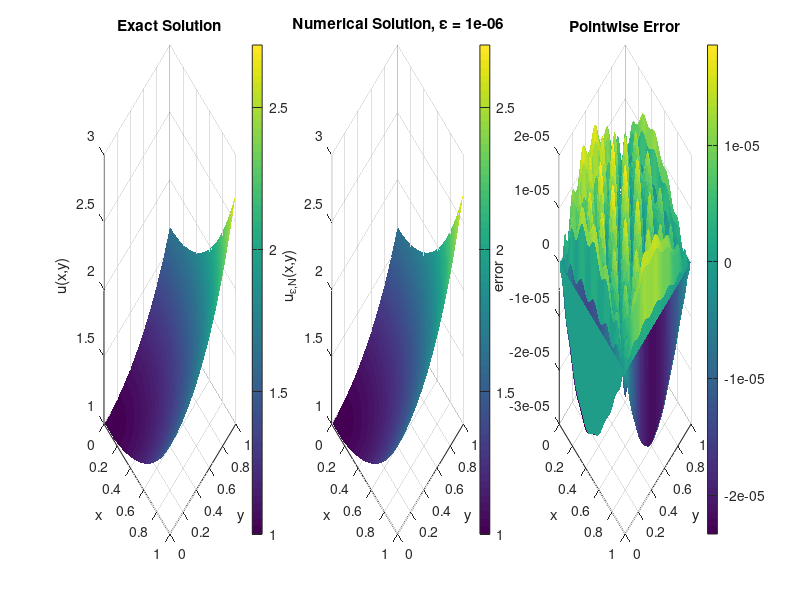
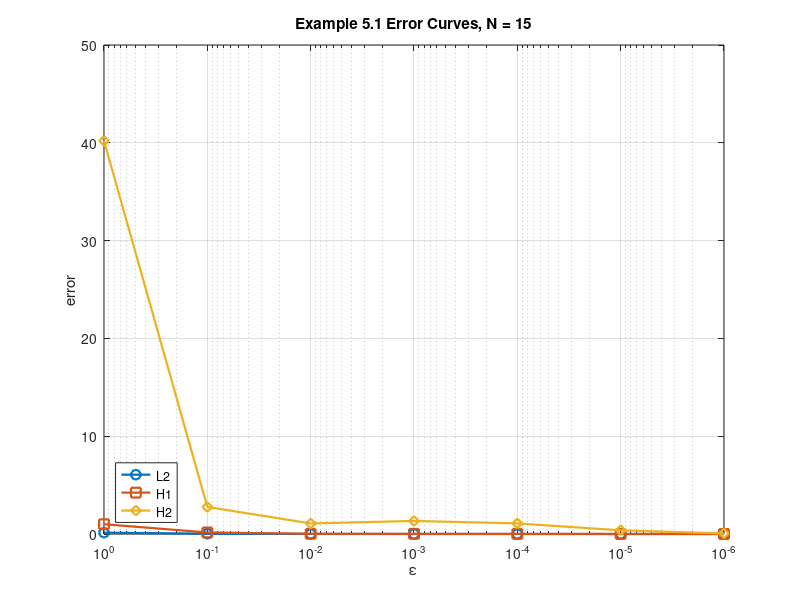

Source code (MATLAB) for these figures, in order: (Note: this script raises an error after producing the figures.)
function paper_example_5_1_legendre_demo()
% Paper Example 5.1 on the reference square [-1,1]^2.
%
% Physical domain: (x,y) in (0,1)^2 with x = (xi+1)/2, y = (eta+1)/2.
% Exact Monge-Ampere solution:
%   u(x,y) = exp((x^2 + y^2)/2)
% Source term:
%   f(x,y) = (1 + x^2 + y^2) * exp(x^2 + y^2)
%
% We solve the transformed vanishing-moment problem
%   -eps * Delta_xi^2 U + det(D_xi^2 (U + Ub)) = f_hat/16
% with boundary lifting Ub built from the Dirichlet data g = u|_{dOmega}.

    clc;
    close all;

    problem = default_problem();
    result = solve_example(problem);
    output_dir = fullfile(pwd, 'output', 'paper_example_5_1');
    plot_example(problem, result, output_dir);

    fprintf('Example 5.1 finished with N = %d\n', problem.N);
    fprintf('Smallest epsilon solved        = %.1e\n', result.eps_values(end));
    fprintf('Final L2 error                 = %.3e\n', result.l2_error(end));
    fprintf('Final H1 seminorm error        = %.3e\n', result.h1_error(end));
    fprintf('Final H2 seminorm error        = %.3e\n', result.h2_error(end));
    fprintf('Figures saved under            = %s\n', output_dir);

    disp(table(result.eps_values, result.l2_error, result.h1_error, result.h2_error, ...
        'VariableNames', {'epsilon', 'L2Error', 'H1Error', 'H2Error'}));
end

function problem = default_problem()
    problem.N = 15;
    problem.Q = 32;
    problem.eval_points = 121;
    problem.eps_values = 10 .^ (-(0:6));
    problem.newton_tol = 1e-10;
    problem.newton_maxit = 20;
    problem.line_search_min = 2^-12;

    problem.u_exact = @(x, y) exp((x.^2 + y.^2) / 2);
    problem.f = @(x, y) (1 + x.^2 + y.^2) .* exp(x.^2 + y.^2);
end

function result = solve_example(problem)
    ops = build_b_matrix_operators(problem.N, problem.Q, problem.eval_points);
    data = build_example_data(problem, ops);

    U_vec = zeros(problem.N^2, 1);
    num_eps = numel(problem.eps_values);
    l2_error = zeros(num_eps, 1);
    h1_error = zeros(num_eps, 1);
    h2_error = zeros(num_eps, 1);

    for idx = 1:num_eps
        eps_val = problem.eps_values(idx);
        rhs_vec = data.f_proj + eps_val * data.lift_lap_proj - (eps_val^2 / 4) * data.boundary_vec;

        [U_vec, iter_count, res_norm] = newton_solve( ...
            U_vec, ...
            @(z) residual(z, eps_val, rhs_vec, ops, data), ...
            @(z) jacobian(z, eps_val, ops, data), ...
            problem.newton_tol, ...
            problem.newton_maxit, ...
            problem.line_search_min);

        [l2_error(idx), h1_error(idx), h2_error(idx)] = compute_errors(U_vec, ops, data);
        fprintf('eps = %.1e, Newton steps = %2d, residual = %.3e, L2 = %.3e, H1 = %.3e, H2 = %.3e\n', ...
            eps_val, iter_count, res_norm, l2_error(idx), h1_error(idx), h2_error(idx));
    end

    result.eps_values = problem.eps_values(:);
    result.l2_error = l2_error;
    result.h1_error = h1_error;
    result.h2_error = h2_error;
    result.x_eval = map_to_physical(ops.Xe);
    result.y_eval = map_to_physical(ops.Ye);
    result.u_exact_eval = data.exact_eval;
    result.u_num_eval = total_solution_on_eval(U_vec, ops, data);
    result.error_eval = result.u_num_eval - result.u_exact_eval;
end

function data = build_example_data(problem, ops)
    xq = map_to_physical(ops.Xq);
    yq = map_to_physical(ops.Yq);
    xe = map_to_physical(ops.Xe);
    ye = map_to_physical(ops.Ye);

    exact_q = problem.u_exact(xq, yq);
    exact_eval = problem.u_exact(xe, ye);
    f_q = problem.f(xq, yq) / 16;

    Ub_q = boundary_extension_example_5_1(xq, yq, problem.u_exact);
    Ub_eval = boundary_extension_example_5_1(xe, ye, problem.u_exact);

    lift = differentiate_nodal_field(Ub_q(:), ops);

    data.f_proj = ops.T1 * f_q(:);
    data.lift_xx = lift.xx_vals;
    data.lift_yy = lift.yy_vals;
    data.lift_xy = lift.xy_vals;
    data.lift_lap = lift.xx_vals + lift.yy_vals;
    data.lift_lap_proj = ops.T1 * data.lift_lap;
    data.exact_eval = exact_eval;
    data.Ub_eval = Ub_eval;
    data.boundary_vec = build_boundary_vector(ops);
end

function vals = boundary_extension_example_5_1(x, y, ufun)
    g0y = ufun(0 * y, y);
    g1y = ufun(1 + 0 * y, y);
    gx0 = ufun(x, 0 * x);
    gx1 = ufun(x, 1 + 0 * x);
    g00 = ufun(0, 0);
    g10 = ufun(1, 0);
    g01 = ufun(0, 1);
    g11 = ufun(1, 1);

    vals = (1 - x) .* g0y + x .* g1y ...
        + (1 - y) .* (gx0 - (1 - x) .* g00 - x .* g10) ...
        + y .* (gx1 - (1 - x) .* g01 - x .* g11);
end

function out = differentiate_nodal_field(field_vec, ops)
    leg_vec = ops.forward_legendre * field_vec;
    out.xx_vals = ops.nodal_from_legendre * kron(ops.Id_full, ops.B5) * leg_vec;
    out.yy_vals = ops.nodal_from_legendre * kron(ops.B5, ops.Id_full) * leg_vec;
    out.xy_vals = ops.nodal_from_legendre * kron(ops.B6, ops.B6) * leg_vec;
end

function bvec = build_boundary_vector(ops)
    dphi_left = basis_endpoint_derivative(ops.N, -1);
    dphi_right = basis_endpoint_derivative(ops.N, 1);
    int_phi = basis_integrals(ops.N);

    bmat = (dphi_right - dphi_left) * int_phi.' + int_phi * (dphi_right - dphi_left).';
    bvec = bmat(:);
end

function vals = basis_endpoint_derivative(N, endpoint)
    vals = zeros(N, 1);
    for n = 0:N-1
        vals(n + 1) = legendre_derivative_endpoint(n, endpoint) - legendre_derivative_endpoint(n + 2, endpoint);
    end
end

function val = legendre_derivative_endpoint(n, endpoint)
    base = n * (n + 1) / 2;
    if endpoint > 0
        val = base;
    else
        val = (-1)^(n + 1) * base;
    end
end

function vals = basis_integrals(N)
    vals = zeros(N, 1);
    vals(1) = 2;
end

function r = residual(U_vec, eps_val, rhs_vec, ops, data)
    u = second_derivatives(U_vec, ops, data);
    det_vec = ops.T1 * (u.xx .* u.yy - u.xy .^ 2);
    r = -eps_val * (ops.T * U_vec) + det_vec - rhs_vec;
end

function J = jacobian(U_vec, eps_val, ops, data)
    u = second_derivatives(U_vec, ops, data);
    nonlin_jac = ops.T1 * ( ...
        diag(u.yy) * ops.T2 + ...
        diag(u.xx) * ops.T3 - ...
        2 * diag(u.xy) * ops.T4);
    J = -eps_val * ops.T + nonlin_jac;
end

function u = second_derivatives(U_vec, ops, data)
    u.xx = ops.T2 * U_vec + data.lift_xx;
    u.yy = ops.T3 * U_vec + data.lift_yy;
    u.xy = ops.T4 * U_vec + data.lift_xy;
end

function [l2e, h1e, h2e] = compute_errors(U_vec, ops, data)
    total_eval = total_solution_on_eval(U_vec, ops, data);
    err = total_eval - data.exact_eval;

    hx = 1 / (size(err, 1) - 1);
    [ex_x, ex_y] = gradient(err, hx, hx);
    [ex_xx, ex_xy] = gradient(ex_x, hx, hx);
    [~, ex_yy] = gradient(ex_y, hx, hx);

    l2e = sqrt(sum(err(:) .^ 2) * hx * hx);
    h1e = sqrt(sum((ex_x(:) .^ 2 + ex_y(:) .^ 2)) * hx * hx);
    h2e = sqrt(sum((ex_xx(:) .^ 2 + 2 * ex_xy(:) .^ 2 + ex_yy(:) .^ 2)) * hx * hx);
end

function total_eval = total_solution_on_eval(U_vec, ops, data)
    U_hat = reshape(U_vec, ops.N, ops.N);
    U_eval = ops.Phi_eval * U_hat * ops.Phi_eval.';
    total_eval = U_eval + data.Ub_eval;
end

function plot_example(problem, result, output_dir)
    if ~exist(output_dir, 'dir')
        mkdir(output_dir);
    end

    x_eval = result.x_eval;
    y_eval = result.y_eval;
    u_num = result.u_num_eval;
    u_exact = result.u_exact_eval;
    u_err = result.error_eval;

    fig1 = figure('Visible', 'off', 'Color', 'w', 'Position', [100, 100, 1400, 420]);

    subplot(1, 3, 1);
    surf(x_eval, y_eval, u_exact, 'EdgeColor', 'none');
    view(45, 30);
    xlabel('x');
    ylabel('y');
    zlabel('u(x,y)');
    title('Exact Solution');
    colorbar;

    subplot(1, 3, 2);
    surf(x_eval, y_eval, u_num, 'EdgeColor', 'none');
    view(45, 30);
    xlabel('x');
    ylabel('y');
    zlabel('u_{\epsilon,N}(x,y)');
    title(sprintf('Numerical Solution, \\epsilon = %.0e', result.eps_values(end)));
    colorbar;

    subplot(1, 3, 3);
    surf(x_eval, y_eval, u_err, 'EdgeColor', 'none');
    view(45, 30);
    xlabel('x');
    ylabel('y');
    zlabel('error');
    title('Pointwise Error');
    colorbar;

    exportgraphics(fig1, fullfile(output_dir, 'example_5_1_surfaces.png'), 'Resolution', 180);
    close(fig1);

    fig2 = figure('Visible', 'off', 'Color', 'w', 'Position', [120, 120, 700, 520]);
    semilogx(result.eps_values, result.l2_error, '-o', 'LineWidth', 1.6, 'MarkerSize', 7);
    hold on;
    semilogx(result.eps_values, result.h1_error, '-s', 'LineWidth', 1.6, 'MarkerSize', 7);
    semilogx(result.eps_values, result.h2_error, '-d', 'LineWidth', 1.6, 'MarkerSize', 7);
    set(gca, 'XDir', 'reverse');
    grid on;
    xlabel('\epsilon');
    ylabel('error');
    title(sprintf('Example 5.1 Error Curves, N = %d', problem.N));
    legend('L2', 'H1', 'H2', 'Location', 'southwest');
    exportgraphics(fig2, fullfile(output_dir, 'example_5_1_error_curves.png'), 'Resolution', 180);
    close(fig2);
end

function [z, iter_count, res_norm] = newton_solve(z0, F, Jfun, tol, maxit, line_search_min)
    z = z0;
    r = F(z);
    res_norm = norm(r, inf);

    for iter_count = 1:maxit
        if res_norm < tol
            return;
        end

        J = Jfun(z);
        delta = -(J + 1e-12 * eye(size(J))) \ r;

        alpha = 1.0;
        accepted = false;
        while alpha >= line_search_min
            z_trial = z + alpha * delta;
            r_trial = F(z_trial);
            if norm(r_trial, inf) < (1 - 1e-4 * alpha) * res_norm
                z = z_trial;
                r = r_trial;
                res_norm = norm(r, inf);
                accepted = true;
                break;
            end
            alpha = alpha / 2;
        end

        if ~accepted
            z = z + delta;
            r = F(z);
            res_norm = norm(r, inf);
        end
    end
end

function x = map_to_physical(xi)
    x = (xi + 1) / 2;
end

function ops = build_b_matrix_operators(N, Q, eval_points)
    full_count = N + 2;
    full_deg = full_count - 1;

    [xq, wq] = legendre_gauss(Q);
    Pq = legendre_values(xq, full_deg);
    gamma = 2 ./ (2 * (0:full_deg)' + 1);

    B1 = diag(1 ./ gamma) * (Pq.' * diag(wq));
    B2 = diag(gamma);

    B3 = zeros(full_count, N);
    for j = 0:N-1
        B3(j + 1, j + 1) = 1;
        B3(j + 3, j + 1) = -1;
    end

    B4 = Pq;
    B5 = zeros(full_count, full_count);
    for j = 0:full_deg
        for k = 0:full_deg
            if mod(k + j, 2) == 0 && k <= j - 2
                B5(k + 1, j + 1) = (k + 0.5) * (j * (j + 1) - k * (k + 1));
            end
        end
    end

    B6 = zeros(full_count, full_count);
    for j = 0:full_deg
        for k = 0:full_deg
            if mod(k + j, 2) == 1 && k <= j - 1
                B6(k + 1, j + 1) = 2 * k + 1;
            end
        end
    end

    coeff_to_legendre = kron(B3, B3);
    nodal_from_legendre = kron(B4, B4);
    forward_legendre = kron(B1, B1);
    Id_full = speye(full_count);
    Pphi = B3.' * B2 * B1;

    T1 = kron(Pphi, Pphi);
    T2 = nodal_from_legendre * kron(Id_full, B5) * coeff_to_legendre;
    T3 = nodal_from_legendre * kron(B5, Id_full) * coeff_to_legendre;
    T4 = nodal_from_legendre * kron(B6, B6) * coeff_to_legendre;

    [A, B, C] = build_abc_matrices(N);
    T = kron(A, B) + 2 * kron(C, C) + kron(B, A);

    xe = linspace(-1, 1, eval_points).';
    Pe = legendre_values(xe, full_deg);
    Phi_eval = Pe * B3;
    [Xq, Yq] = meshgrid(xq, xq);
    [Xe, Ye] = meshgrid(xe, xe);

    ops.N = N;
    ops.B5 = B5;
    ops.B6 = B6;
    ops.T = T;
    ops.T1 = T1;
    ops.T2 = T2;
    ops.T3 = T3;
    ops.T4 = T4;
    ops.Phi_eval = Phi_eval;
    ops.Xq = Xq;
    ops.Yq = Yq;
    ops.Xe = Xe;
    ops.Ye = Ye;
    ops.forward_legendre = forward_legendre;
    ops.nodal_from_legendre = nodal_from_legendre;
    ops.Id_full = Id_full;
end

function [A, B, C] = build_abc_matrices(N)
    A = zeros(N, N);
    B = zeros(N, N);
    C = zeros(N, N);

    for j = 0:N-1
        C(j + 1, j + 1) = 4 * j + 6;
        B(j + 1, j + 1) = 2 / (2 * j + 1) + 2 / (2 * j + 5);
        if j + 2 <= N - 1
            B(j + 3, j + 1) = -2 / (2 * j + 5);
            B(j + 1, j + 3) = B(j + 3, j + 1);
        end

        for k = 0:N-1
            if mod(k + j, 2) == 0
                A(k + 1, j + 1) = 2 * (2 * k + 3) * (2 * j + 3) * (k + 1) * (k + 2);
            end
        end
    end
end

function [x, w] = legendre_gauss(n)
    beta = 0.5 ./ sqrt(1 - (2 * (1:n-1)) .^ (-2));
    T = diag(beta, 1) + diag(beta, -1);
    [V, D] = eig(T);
    x = diag(D);
    [x, idx] = sort(x);
    V = V(:, idx);
    w = 2 * (V(1, :) .^ 2).';
end

function P = legendre_values(x, max_degree)
    m = numel(x);
    P = zeros(m, max_degree + 1);
    P(:, 1) = 1;
    if max_degree == 0
        return;
    end

    P(:, 2) = x;
    for n = 1:max_degree-1
        P(:, n + 2) = ((2 * n + 1) * x .* P(:, n + 1) - n * P(:, n)) / (n + 1);
    end
end
